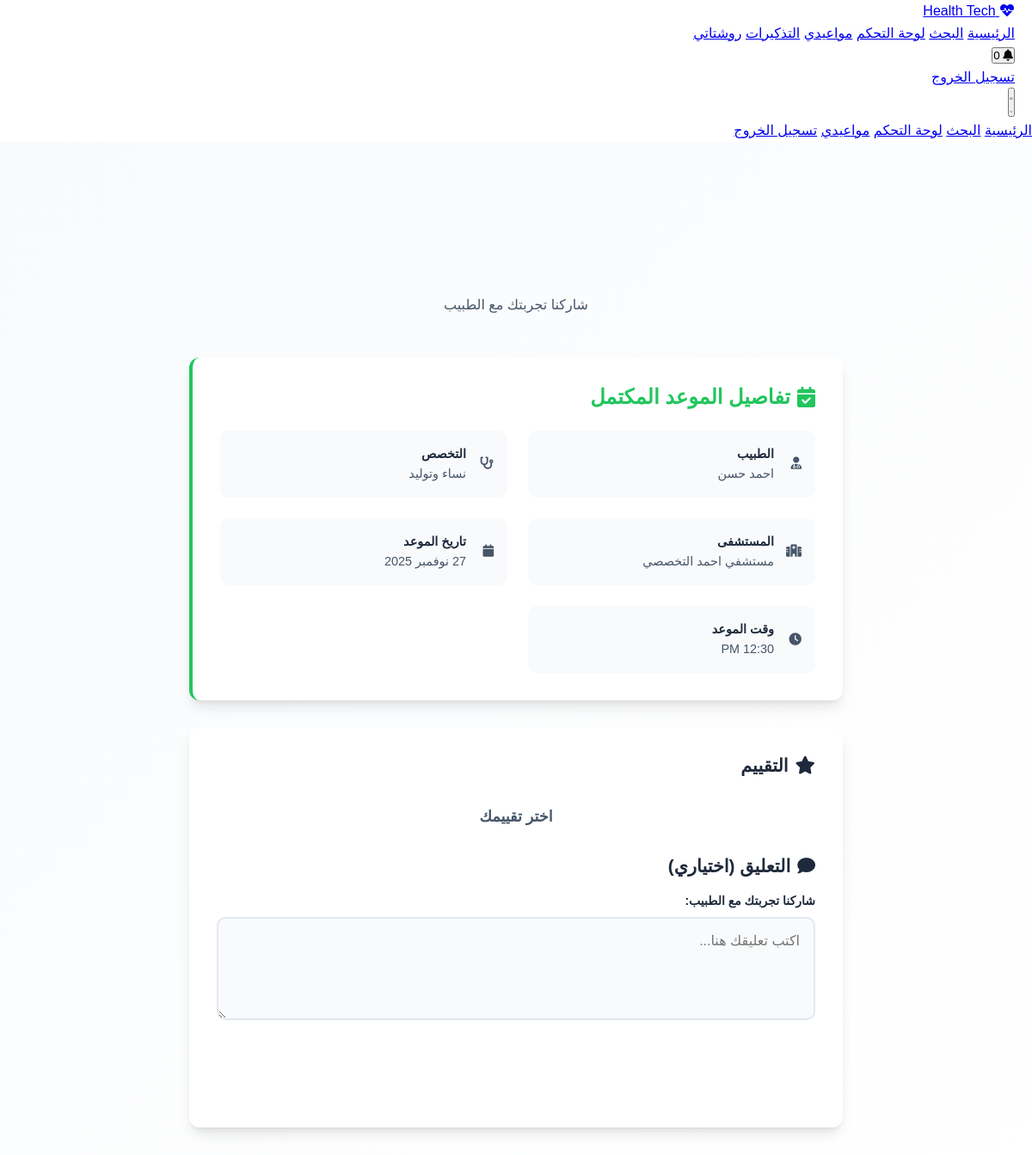
The app's page /review_appointment.php?id=88 (signed in) with its own data.
### tables this page shows
CREATE TABLE `appointments` (
  `id` int(11) NOT NULL,
  `user_id` int(11) NOT NULL,
  `patient_id` int(11) DEFAULT NULL,
  `doctor_id` int(11) NOT NULL,
  `clinic_id` int(11) NOT NULL,
  `appointment_date` date NOT NULL,
  `appointment_time` time NOT NULL,
  `appointment_type` varchar(50) DEFAULT 'استشارة عامة',
  `appointment_datetime` datetime DEFAULT NULL,
  `status` enum('pending','confirmed','completed','cancelled') DEFAULT 'pending',
  `notes` text DEFAULT NULL,
  `created_at` timestamp NOT NULL DEFAULT current_timestamp(),
  `updated_at` timestamp NOT NULL DEFAULT current_timestamp() ON UPDATE current_timestamp()
);

CREATE TABLE `doctors` (
  `id` int(11) NOT NULL,
  `full_name` varchar(100) NOT NULL,
  `specialty_id` int(11) DEFAULT NULL,
  `clinic_id` int(11) DEFAULT NULL,
  `hospital_id` int(11) DEFAULT NULL,
  `department_id` int(11) DEFAULT NULL,
  `phone` varchar(20) DEFAULT NULL,
  `email` varchar(100) DEFAULT NULL,
  `experience_years` int(11) DEFAULT NULL,
  `education` text DEFAULT NULL,
  `image` varchar(200) DEFAULT NULL,
  `rating` decimal(3,2) DEFAULT 0.00,
  `is_active` tinyint(1) DEFAULT 1,
  `consultation_fee` decimal(10,2) DEFAULT 0.00,
  `bio` text DEFAULT NULL,
  `created_at` timestamp NOT NULL DEFAULT current_timestamp(),
  `user_id` int(11) NOT NULL,
  `calculated_rating` decimal(3,2) DEFAULT 0.00 COMMENT 'Calculated average rating',
  `total_ratings` int(11) DEFAULT 0 COMMENT 'Total number of ratings'
);

CREATE TABLE `specialties` (
  `id` int(11) NOT NULL,
  `name` varchar(100) NOT NULL,
  `description` text DEFAULT NULL,
  `icon` varchar(100) DEFAULT NULL
);

CREATE TABLE `hospitals` (
  `id` int(11) NOT NULL,
  `name` varchar(200) NOT NULL,
  `address` text NOT NULL,
  `phone` varchar(20) DEFAULT NULL,
  `email` varchar(100) DEFAULT NULL,
  `website` varchar(200) DEFAULT NULL,
  `description` text DEFAULT NULL,
  `image` varchar(200) DEFAULT NULL,
  `type` enum('حكومي','خاص') DEFAULT 'حكومي',
  `rating` decimal(3,2) DEFAULT 0.00,
  `is_24h` tinyint(1) DEFAULT 0,
  `has_emergency` tinyint(1) DEFAULT 0,
  `has_insurance` tinyint(1) DEFAULT 0,
  `city_id` int(11) DEFAULT NULL,
  `created_at` timestamp NOT NULL DEFAULT current_timestamp()
);

### includes/functions.php (called while the page is built, shortened)
<?php
function format_date_arabic($date_string)
{
    $timestamp = strtotime($date_string);
    $months = [
        "يناير",
        "فبراير",
        "مارس",
        "أبريل",
        "مايو",
        "يونيو",
        "يوليو",
        "أغسطس",
        "سبتمبر",
        "أكتوبر",
        "نوفمبر",
        "ديسمبر"
    ];
    $day = date('d', $timestamp);
    $month = $months[date('n', $timestamp) - 1];
    $year = date('Y', $timestamp);
    return "$day $month $year";
}
function format_time_arabic($time_string)
{
    $timestamp = strtotime($time_string);
    return date('h:i A', $timestamp);
}

### review_appointment.php (the view, shortened to what this page needs)
<?php
require_once 'includes/functions.php';
$user = get_logged_in_user();
$appointment_id = isset($_GET['id']) ? (int)$_GET['id'] : 0;
$db = new Database();
$conn = $db->getConnection();
$stmt = $conn->prepare("
    SELECT a.*, d.full_name as doctor_name, d.id as doctor_id,
           c.name as clinic_name, h.name as hospital_name,
           s.name as specialty_name
    FROM appointments a
    JOIN doctors d ON a.doctor_id = d.id
    JOIN clinics c ON a.clinic_id = c.id
    JOIN hospitals h ON c.hospital_id = h.id
    LEFT JOIN specialties s ON d.specialty_id = s.id
    WHERE a.id = ? AND a.user_id = ? AND a.status = 'completed'
");
$stmt->execute([$appointment_id, $user['id']]);
$appointment = $stmt->fetch();
$stmt = $conn->prepare("SELECT * FROM appointment_reviews WHERE appointment_id = ? AND user_id = ?");
$stmt->execute([$appointment_id, $user['id']]);
$existing_review = $stmt->fetch();
?>
<!DOCTYPE html>
<html lang="ar" dir="rtl">
<head>
    <link rel="stylesheet" href="assets/css/style.css">
    <link href="https://cdnjs.cloudflare.com/ajax/libs/font-awesome/6.0.0/css/all.min.css" rel="stylesheet">
</head>
<body>
    <?php include 'includes/header.php'; ?>
    <section class="review-page">
        <div class="review-container">
            <div class="page-header">
                <h1>تقييم الموعد</h1>
                <p>شاركنا تجربتك مع الطبيب</p>
            </div>
            <div class="appointment-info">
                <h3><i class="fas fa-calendar-check"></i> تفاصيل الموعد المكتمل</h3>
                <div class="appointment-details">
                    <div class="detail-item">
                        <i class="fas fa-user-md"></i>
                        <div>
                            <div style="font-weight: 600; color: var(--text-primary);">الطبيب</div>
                            <div><?php echo htmlspecialchars($appointment['doctor_name']); ?></div>
                        </div>
                    </div>
                    <div class="detail-item">
                        <i class="fas fa-stethoscope"></i>
                        <div>
                            <div style="font-weight: 600; color: var(--text-primary);">التخصص</div>
                            <div><?php echo htmlspecialchars($appointment['specialty_name']); ?></div>
                        </div>
                    </div>
                    <div class="detail-item">
                        <i class="fas fa-hospital"></i>
                        <div>
                            <div style="font-weight: 600; color: var(--text-primary);">المستشفى</div>
                            <div><?php echo htmlspecialchars($appointment['hospital_name']); ?></div>
                        </div>
                    </div>
                    <div class="detail-item">
                        <i class="fas fa-calendar"></i>
                        <div>
                            <div style="font-weight: 600; color: var(--text-primary);">تاريخ الموعد</div>
                            <div><?php echo format_date_arabic($appointment['appointment_date']); ?></div>
                        </div>
                    </div>
                    <div class="detail-item">
                        <i class="fas fa-clock"></i>
                        <div>
                            <div style="font-weight: 600; color: var(--text-primary);">وقت الموعد</div>
                            <div><?php echo format_time_arabic($appointment['appointment_time']); ?></div>
                        </div>
                    </div>
                </div>
            </div>
            <div class="review-form">
                <form method="POST" id="reviewForm">
                    <div class="form-section">
                        <h3><i class="fas fa-star"></i> التقييم</h3>
                        <div class="rating-section">
                            <div class="rating-text" id="ratingText">اختر تقييمك</div>
                        </div>
                    </div>
                    <div class="form-section">
                        <h3><i class="fas fa-comment"></i> التعليق (اختياري)</h3>
                        <div class="form-group">
                            <label class="form-label">شاركنا تجربتك مع الطبيب:</label>
                            <textarea name="comment" class="form-textarea"
                                      placeholder="اكتب تعليقك هنا..."><?php echo htmlspecialchars($existing_review['comment'] ?? ''); ?></textarea>
                        </div>
                    </div>
                    <button type="submit" class="btn-submit">
                        <i class="fas fa-paper-plane"></i>
                    </button>
                </form>
            </div>
        </div>
    </section>
</body>
</html>

### review_appointment.php (style rules this page uses)
.review-page { padding-top: 80px; min-height: 100vh; background: linear-gradient(135deg, var(--bg-secondary) 0%, var(--bg-primary) 100%); }
.review-container { max-width: 800px; margin: 0 auto; padding: 2rem 20px; }
.page-header { text-align: center; margin-bottom: 3rem; }
.page-header h1 { font-size: 2.5rem; margin-bottom: 1rem; background: linear-gradient(135deg, var(--primary-blue), var(--medical-green)); -webkit-background-clip: text; -webkit-text-fill-color: transparent; background-clip: text; }
.appointment-info { background: var(--bg-primary); border-radius: var(--radius-xl); padding: 2rem; box-shadow: var(--shadow-lg); margin-bottom: 2rem; border-left: 4px solid var(--success); }
.appointment-info h3 { color: var(--success); margin-bottom: 1.5rem; display: flex; align-items: center; gap: 0.5rem; }
.appointment-details { display: grid; grid-template-columns: repeat(auto-fit, minmax(250px, 1fr)); gap: 1.5rem; }
.detail-item { display: flex; align-items: center; gap: 0.75rem; padding: 1rem; background: var(--bg-secondary); border-radius: var(--radius); }
.detail-item i { width: 20px; color: var(--primary-blue); }
.review-form { background: var(--bg-primary); border-radius: var(--radius-xl); padding: 2rem; box-shadow: var(--shadow-lg); }
.form-section { margin-bottom: 2rem; }
.form-section h3 { font-size: 1.3rem; margin-bottom: 1rem; color: var(--text-primary); display: flex; align-items: center; gap: 0.5rem; }
.rating-section { text-align: center; margin-bottom: 2rem; }
.rating-text { font-size: 1.1rem; color: var(--text-secondary); margin-bottom: 1rem; }
.form-group { margin-bottom: 1.5rem; }
.form-label { display: block; margin-bottom: 0.5rem; font-weight: 600; color: var(--text-primary); }
.form-textarea { width: 100%; padding: 1rem; border: 2px solid var(--border-color); border-radius: var(--radius); font-size: 1rem; transition: var(--transition); background: var(--bg-secondary); color: var(--text-primary); resize: vertical; min-height: 120px; }
.btn-submit { width: 100%; padding: 1rem; background: linear-gradient(135deg, var(--primary-blue), var(--medical-green)); color: white; border: none; border-radius: var(--radius); font-size: 1.1rem; font-weight: 600; cursor: pointer; transition: var(--transition); display: flex; align-items: center; justify-content: center; gap: 0.5rem; }

### records on screen
appointments: doctor.full_name "احمد حسن", specialties.name "نساء وتوليد", hospitals.name "مستشفي احمد التخصصي", appointment_date "27 نوفمبر 2025", appointment_time "12:30 PM"
